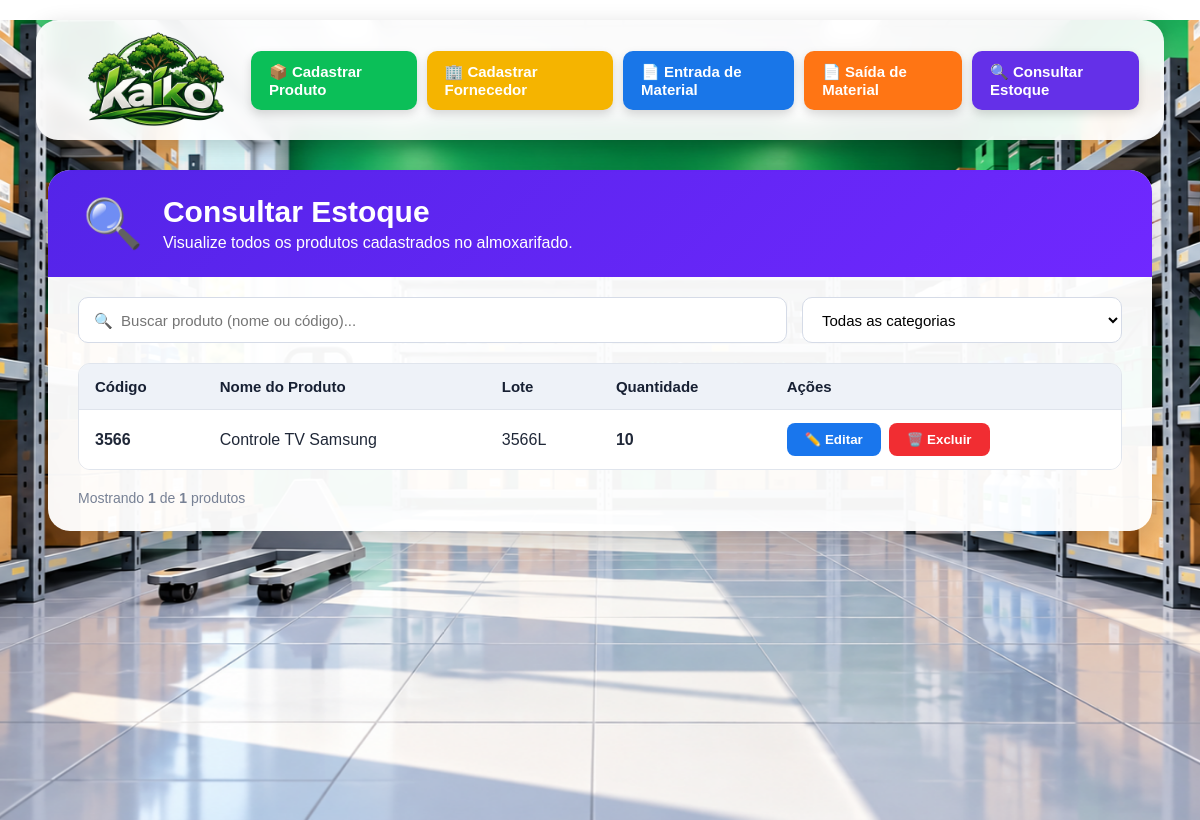
Page /estoque on the earlier database version.
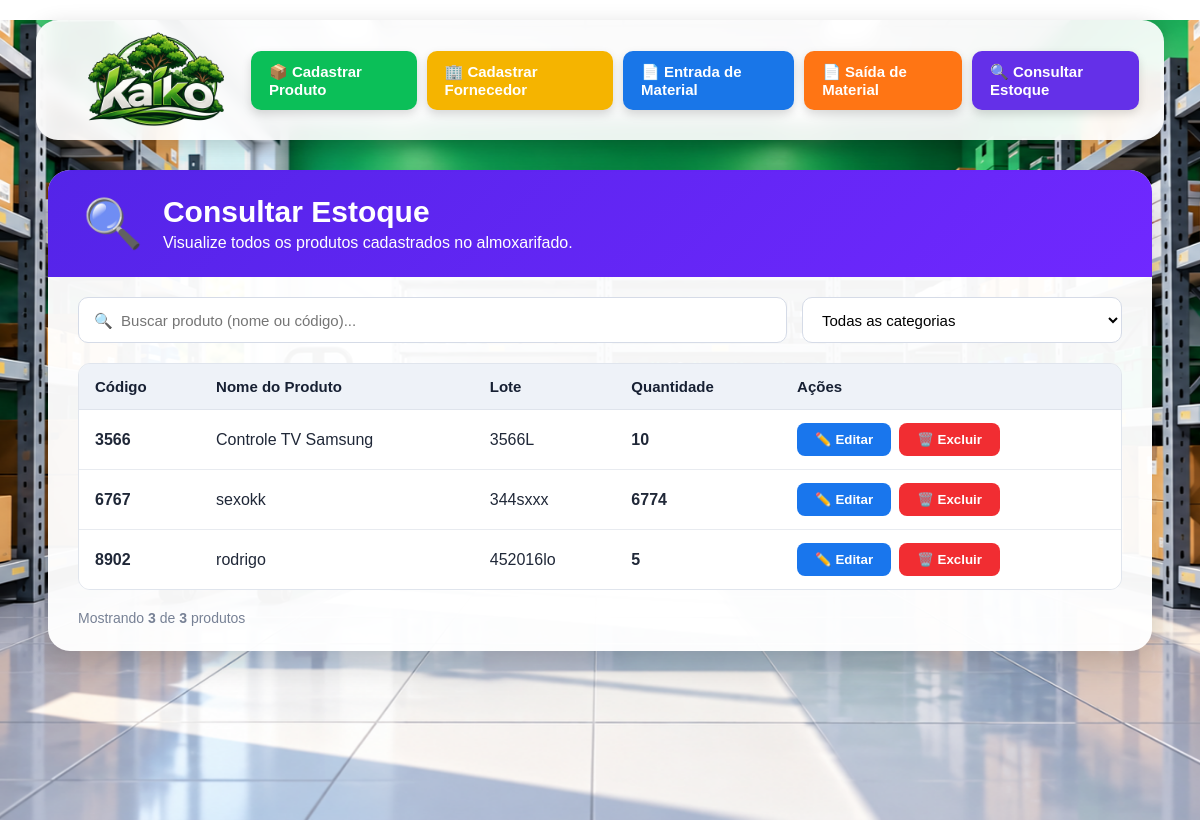
Same page on the later database version.
### tables this page shows
CREATE TABLE produtos (
            id INTEGER PRIMARY KEY AUTOINCREMENT,
            nome TEXT NOT NULL,
            codigo TEXT NOT NULL,
            quantidade INTEGER NOT NULL
        , categoria TEXT);

CREATE TABLE lotes (
            id INTEGER PRIMARY KEY AUTOINCREMENT,
            produto_id INTEGER NOT NULL,
            lote TEXT NOT NULL,
            quantidade INTEGER NOT NULL DEFAULT 0
        );

### app.py (the view)
@app.route("/estoque")
def estoque():
    conexao = sqlite3.connect("estoque.db")
    cursor = conexao.cursor()
    cursor.execute(
        "SELECT * FROM produtos"
    )
    produtos = cursor.fetchall()
    cursor.execute(
        "SELECT * FROM lotes"
    )
    lotes = cursor.fetchall()
    conexao.close()
    return render_template(
        "estoque.html",
        produtos=produtos,
        lotes=lotes
    )

### templates/estoque.html (shortened to what this page needs)
<!DOCTYPE html>
<html lang="pt-BR">
<head>
    <link rel="stylesheet" href="{{ url_for('static', filename='style.css') }}">
</head>
<body>
    <div class="estoque-pagina">
        <header class="menu">
            <a href="/" class="logo-menu">
                <img
                    src="{{ url_for('static', filename='logo_kaiko.png') }}"
                    alt="Kaiko"
                >
            </a>
            <nav>
                <a href="/cadastrar">
                    📦 Cadastrar Produto
                </a>
                <a href="/fornecedor">
                    🏢 Cadastrar Fornecedor
                </a>
                <a href="/entrada">
                    📄 Entrada de Material
                </a>
                <a href="/saida">
                    📄 Saída de Material
                </a>
                <a href="/estoque">
                    🔍 Consultar Estoque
                </a>
            </nav>
        </header>
        <main class="estoque-container">
            <div class="estoque-card">
                <div class="estoque-cabecalho">
                    <div class="estoque-icone">
                        🔍
                    </div>
                    <div>
                        <h1>
                            Consultar Estoque
                        </h1>
                        <p>
                            Visualize todos os produtos cadastrados no almoxarifado.
                        </p>
                    </div>
                </div>
                <div class="estoque-filtros">
                    <div class="campo-busca">
                        <input
                            type="text"
                            id="buscarEstoque"
                            placeholder="🔍  Buscar produto (nome ou código)..."
                        >
                    </div>
                    <div class="campo-filtro">
                        <select id="filtroCategoria">
                            <option value="">
                                Todas as categorias
                            </option>
                        </select>
                    </div>
                </div>
                <div class="tabela-container">
                    <table class="tabela-estoque">
                        <thead>
                            <tr>
                                <th>
                                    Código
                                </th>
                                <th>
                                    Nome do Produto
                                </th>
                                <th>
                                    Lote
                                </th>
                                <th>
                                    Quantidade
                                </th>
                                <th>
                                    Ações
                                </th>
                            </tr>
                        </thead>
                        <tbody id="tabelaProdutos">
                            {% for produto in produtos %}
                            <tr
                                data-produto="{{ produto[1] | lower }}"
                                data-codigo="{{ produto[2] | lower }}"
                                data-categoria="{{ produto[4] or '' }}"
                            >
                                <td class="codigo-produto">
                                    {{ produto[2] }}
                                </td>
                                <td class="nome-produto">
                                    {{ produto[1] }}
                                </td>
                                <td class="lote-produto">
                                    {% for lote in lotes %}
                                        {% if lote[1] == produto[0] %}
                                            {{ lote[2] }}<br>
                                        {% endif %}
                                    {% endfor %}
                                </td>
                                <td class="quantidade-produto">
                                    {{ produto[3] }}
                                </td>
                                <td>
                                    <div class="acoes-estoque">
                                        <form
                                            method="GET"
                                            action="/editar/{{ produto[0] }}"
                                        >
                                            <button
                                                type="submit"
                                                class="btn-editar"
                                            >
                                                ✏️ Editar
                                            </button>
                                        </form>
                                        <form
                                            method="POST"
                                            action="/excluir/{{ produto[0] }}"
                                            onsubmit="return confirm('Tem certeza que deseja excluir este produto?');"
                                        >
                                            <button
                                                type="submit"
                                                class="btn-excluir"
                                            >
                                                🗑️ Excluir
                                            </button>
                                        </form>
                                    </div>
                                </td>
                            </tr>
                            {% endfor %}
                        </tbody>
                    </table>
                </div>
                <div class="estoque-rodape">
                    Mostrando
                    <strong id="contadorProdutos">
                        {{ produtos|length }}
                    </strong>
                    de
                    <strong>
                        {{ produtos|length }}
                    </strong>
                    produtos
                </div>
            </div>
        </main>
    </div>
</body>
</html>

### static/style.css (style rules this page uses)
* { margin: 0; padding: 0; box-sizing: border-box; }
body { font-family: Arial, Helvetica, sans-serif; min-height: 100vh; overflow-x: hidden; }
.menu { width: 94%; max-width: 1500px; margin: 20px auto; padding: 10px 25px; background: rgba(255, 255, 255, 0.92); backdrop-filter: blur(8px); border-radius: 22px; display: flex; align-items: center; box-shadow: 0 8px 25px rgba(0, 0, 0, 0.20); }
.logo-menu { display: flex; align-items: center; text-decoration: none; }
.logo-menu img { width: 190px; height: 100px; object-fit: contain; }
.menu nav { flex: 1; display: flex; justify-content: flex-end; gap: 10px; }
.menu nav a { text-decoration: none; color: #1f2937; font-size: 15px; font-weight: bold; padding: 12px 15px; border-radius: 12px; transition: 0.2s; }
.menu nav a { background: #0bbf58; color: white; padding: 12px 18px; border-radius: 10px; box-shadow: 0 4px 10px rgba(0, 0, 0, 0.15); transition: 0.2s; }
.menu nav a:nth-child(1) { background: #0bbf58; }
.menu nav a:nth-child(2) { background: #f5b400; }
.menu nav a:nth-child(3) { background: #1976e8; }
.menu nav a:nth-child(4) { background: #ff7514; }
.menu nav a:nth-child(5) { background: #6430e8; }

Differences in the rows shown:
added produtos: codigo "6767", nome "sexokk", quantidade "6774"
added lotes: lote "344sxxx", shown under "6767"
added produtos: codigo "8902", nome "rodrigo", quantidade "5"
added lotes: lote "452016lo", shown under "8902"
Other differences:
{{ produtos|length }}: "1" → "3"
